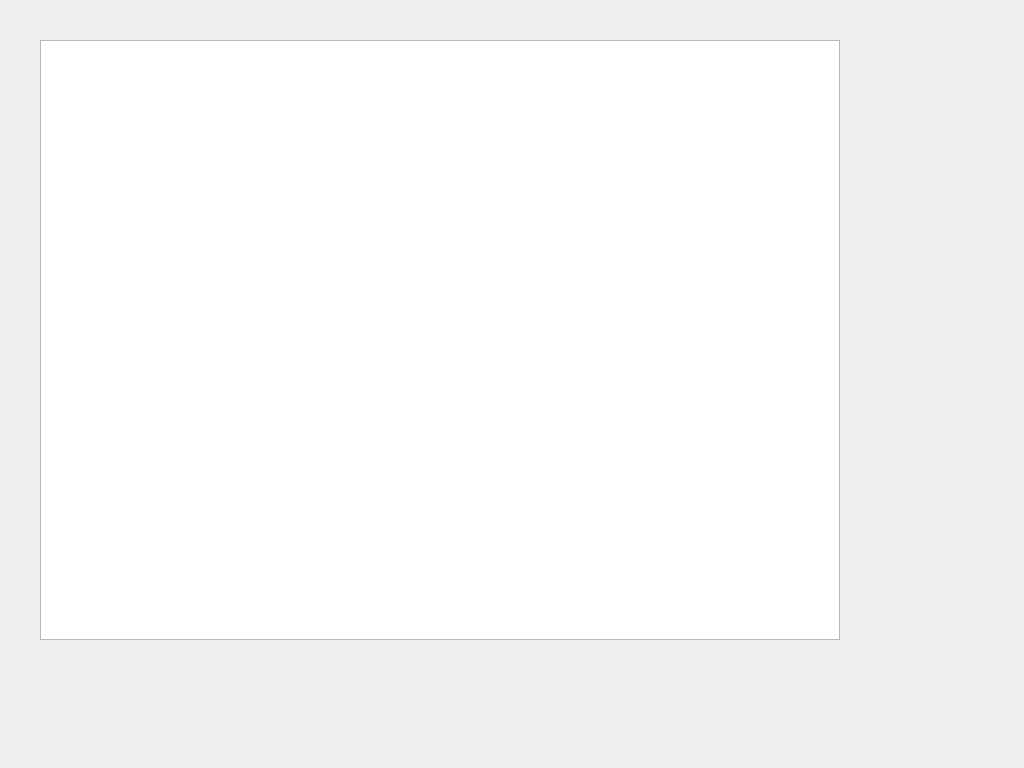
<?xml version="1.0" encoding="UTF-8"?>
<ui version="4.0">
 <class>PlcView</class>
 <widget class="QWidget" name="PlcView">
  <property name="geometry">
   <rect>
    <x>0</x>
    <y>0</y>
    <width>1024</width>
    <height>768</height>
   </rect>
  </property>
  <property name="windowTitle">
   <string>Form</string>
  </property>
  <widget class="QTreeView" name="treeView">
   <property name="geometry">
    <rect>
     <x>40</x>
     <y>40</y>
     <width>800</width>
     <height>600</height>
    </rect>
   </property>
  </widget>
 </widget>
 <resources/>
 <connections/>
</ui>
